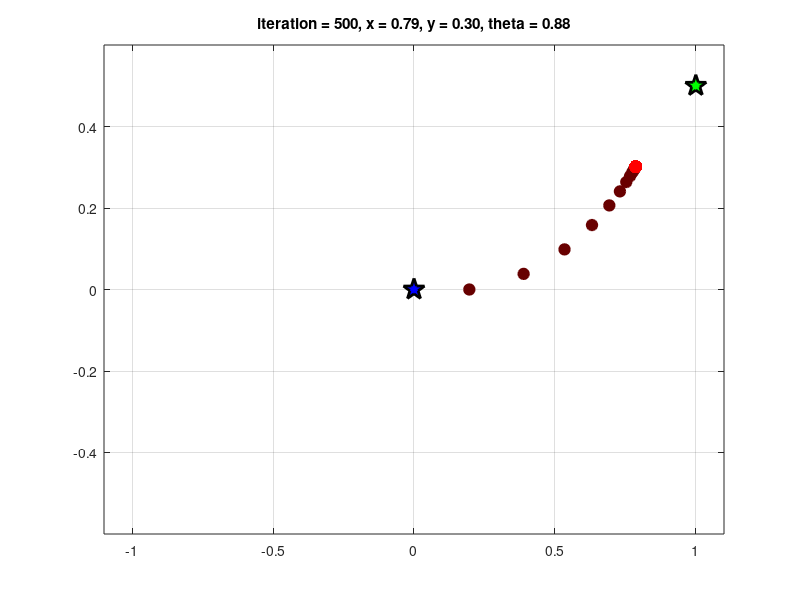

MATLAB code for this plot:


clear all
close all
clc

% Simulation length (in steps)
k_max = 500; % you may need to make this larger

% Initial positions
x_0 = 0;
y_0 = 0;
plot(x_0,y_0,'p','LineWidth',2,'MarkerSize',16,...
    'MarkerEdgeColor','k','MarkerFaceColor','b')
hold on

% Position references
x_r_c = 1;
y_r_c = 0.5;
plot(x_r_c,y_r_c,'p','LineWidth',2,'MarkerSize',16,...
    'MarkerEdgeColor','k','MarkerFaceColor','g')
hold on

% Angular position reference
theta_r_c = atan((y_r_c - y_0)/(x_r_c - x_0)); % is this correct?

% Reference vectors (constant here, but could be time-varying)
x_r = x_r_c*ones(k_max,1);
y_r = y_r_c*ones(k_max,1);
theta_r = theta_r_c*ones(k_max,1);

% Preallocate memory
x = zeros(k_max,1); % position on x axis
y = zeros(k_max,1); % position on y axis
v = zeros(k_max,1); % velocity
theta = zeros(k_max,1); % angular position
omega = zeros(k_max,1); % angular velocity
x_e = zeros(k_max,1); % error in x
y_e = zeros(k_max,1); % error in y
theta_e = zeros(k_max,1); % error in theta

% Time step
t = 0.1;

% Controller (you need to design this properly!)
% (for example, look up feedback linearization)
K = ones(2,3); % I just made this one up

for k = 1:k_max
    
    % Update states
    x(k+1) = x(k) + t*cos(theta(k))*v(k);
    y(k+1) = y(k) + t*sin(theta(k))*v(k);
    theta(k+1) = theta(k) + t*omega(k);
    
    % Calculate errors
    x_e(k) = x_r(k) - x(k);
    y_e(k) = y_r(k) - y(k);
    theta_e(k) = theta_r(k) - theta(k);
    
    % Calculate control inputs
    v(k+1) = K(1,:)*[x_e(k);y_e(k);theta_e(k)];
    omega(k+1) = K(2,:)*[x_e(k);y_e(k);theta_e(k)];
    
    pause(0.025)
    if k > 2
    c = [0.4 0 0] + (k/k_max)*[0.6 0 0];
    plot(x(k),y(k),'o','LineWidth',1,'MarkerSize',8,...
    'MarkerEdgeColor',c,'MarkerFaceColor',c)
    hold on
    grid on
    axis([-abs(x_r_c+0.1) abs(x_r_c+0.1) -abs(y_r_c+0.1) abs(y_r_c+0.1)])
    title(sprintf('iteration = %3i, x = %2.2f, y = %2.2f, theta = %2.2f',k,x(k),y(k),theta(k)))
    end
    
end